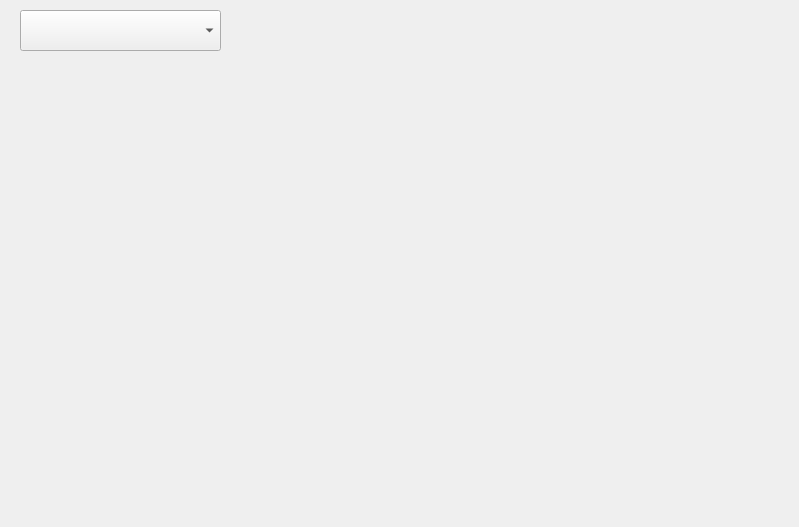
<?xml version="1.0" encoding="UTF-8"?>
<ui version="4.0">
 <class>Dialog</class>
 <widget class="QDialog" name="Dialog">
  <property name="geometry">
   <rect>
    <x>0</x>
    <y>0</y>
    <width>799</width>
    <height>527</height>
   </rect>
  </property>
  <property name="windowTitle">
   <string>Dialog</string>
  </property>
  <widget class="QComboBox" name="comboBox">
   <property name="geometry">
    <rect>
     <x>20</x>
     <y>10</y>
     <width>201</width>
     <height>41</height>
    </rect>
   </property>
  </widget>
  <widget class="QWidget" name="widget" native="true">
   <property name="geometry">
    <rect>
     <x>60</x>
     <y>100</y>
     <width>321</width>
     <height>351</height>
    </rect>
   </property>
  </widget>
  <widget class="QWidget" name="widget_2" native="true">
   <property name="geometry">
    <rect>
     <x>420</x>
     <y>100</y>
     <width>341</width>
     <height>341</height>
    </rect>
   </property>
  </widget>
 </widget>
 <resources/>
 <connections/>
</ui>
